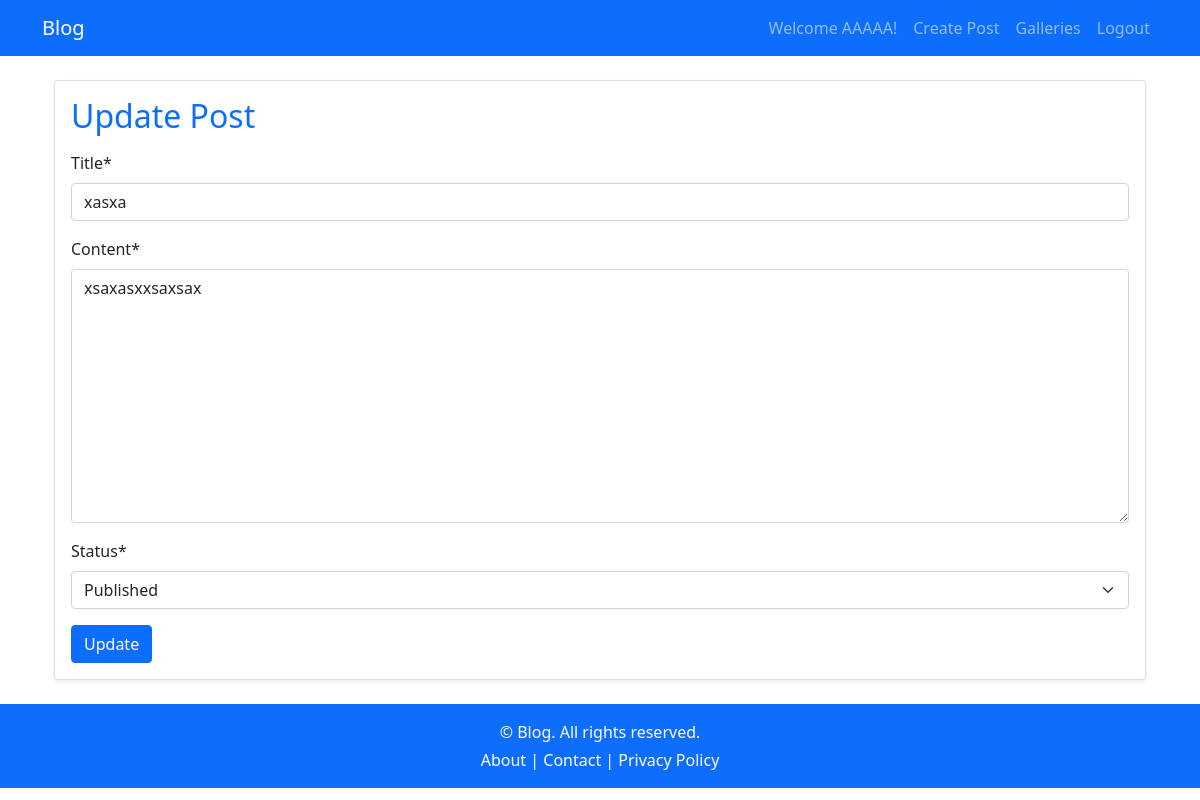
The page /feed/28/ (signed in) on the database as committed earlier.
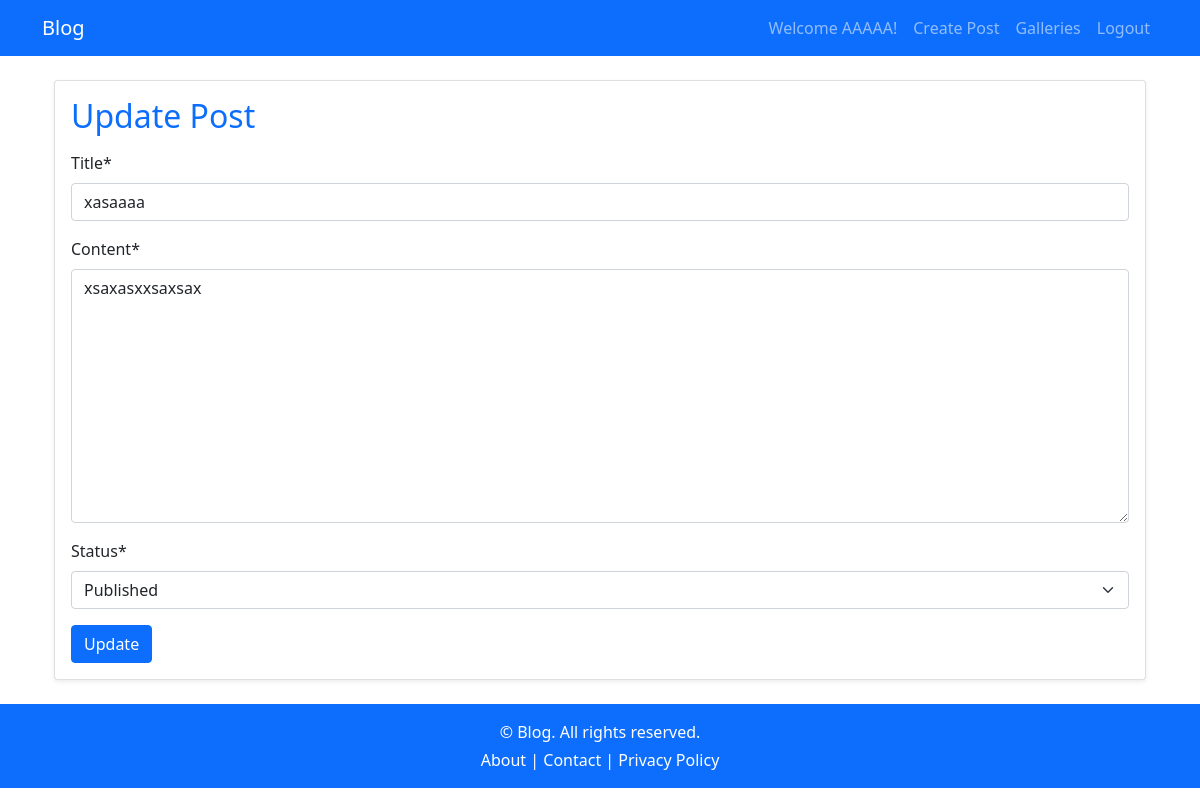
The same page on the database as committed later.
### blog/models.py (models this page shows, shortened)
class Post(models.Model):
    STATUS_CHOICES = [
        ("draft", "Draft"),
        ("published", "Published"),
    ]
    title = models.CharField(max_length=100)
    author = models.ForeignKey("auth.User", on_delete=models.CASCADE)
    content = models.TextField()
    created_at = models.DateTimeField(auto_now_add=True)
    updated_at = models.DateTimeField(auto_now = True)
    status = models.CharField(choices=STATUS_CHOICES, default = "draft", max_length = 10)
    posted_at = models.DateTimeField(blank = True, null = True)
    image = models.ImageField(upload_to = "posts/%Y/%m/%d", null=True, blank=True)
    class Meta:
        db_table = 'posts'

### blog/views.py (the view)
# urls.py: path("feed/<post_id>/", show_post, name="details"),
@login_required()
def show_post(request, post_id):
    post = None
    form_update = None
    post = get_object_or_404(Post, id = post_id )
    if request.method == "POST":
        form_update = UpdateForm(request.POST, instance=post)
        if form_update.is_valid():
            form_update.save()
            redirect("posts:user_view")
    if request.user == post.author:
        form_update = UpdateForm(instance=post)
    return render(request,"blog/details.html",{"post":post,"form_update":form_update})

### blog/forms.py
class UpdateForm(forms.ModelForm):
    class Meta:
        model = Post
        fields = ["title","content","status"]

### blog/templates/blog/details.html (shortened to what this page needs)
{% extends "blog/Base.html" %}
{% load crispy_forms_tags %}
{% block contents %}
<div class="container mt-4">
    {% if form_update %}
    <div class="card shadow-sm">
        <div class="card-body">
            <h2 class="card-title text-primary">Update Post</h2>
            <form method="post" class="mt-3">
                {{ form_update|crispy }}
                <button type="submit" class="btn btn-primary">Update</button>
            </form>
        </div>
    </div>
    {% endif %}
</div>
{% endblock %}

Rows that differ between the two databases and show on the page:
changed Post "xsaxasxxsaxsax": title "xasxa" → "xasaaaa"
